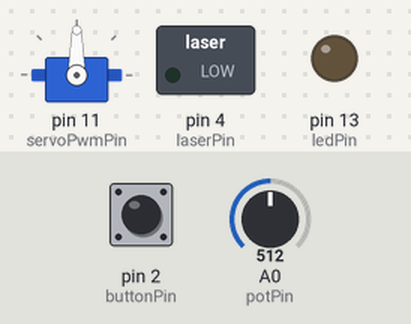
A sketch run on a simulated Arduino Uno, built with avr-gcc and run on an emulated ATmega328P. On the bench: servo, switched loads named in the sketch (green lamp = pin HIGH), output pins drawn as LEDs (lit = HIGH). The inputs (shaded band) are chosen by the test bench; at power-on: A0 (potPin) = 512, pin 2 (buttonPin) LOW.

Above: at 1.2 s.
1.3 s: A0 (potPin) set to 716
At 2.5 s:
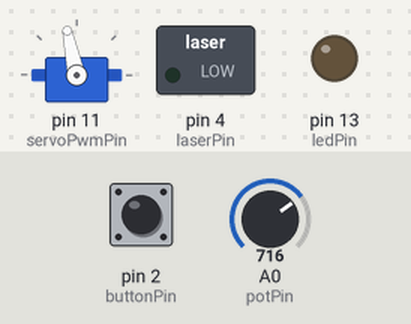
2.8 s: pin 2 (buttonPin) pulled HIGH for 0.15 s
At 4.0 s:
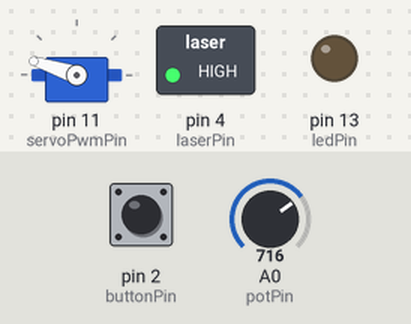
4.4 s: A0 (potPin) set to 511
At 5.3 s:
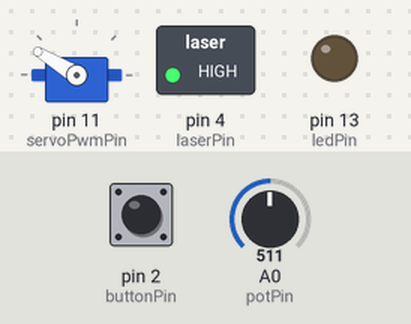
5.9 s: A0 (potPin) set to 306
At 6.6 s:
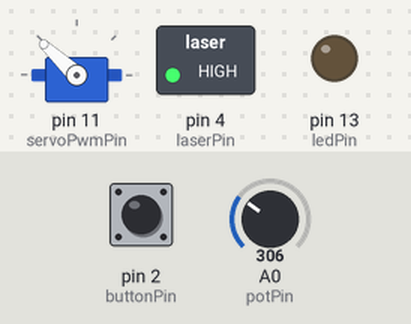
7.4 s: pin 2 (buttonPin) pulled HIGH for 1 s
At 7.9 s:
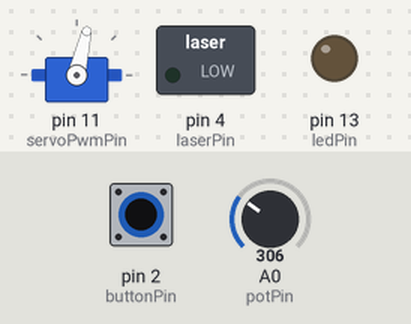
9.9 s: A0 (potPin) set to 20
At 11.2 s:
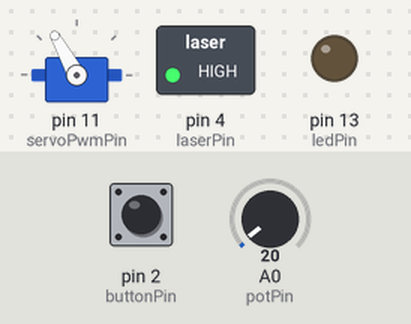
Timing chart, 0 to 12.4 s (numbered marks = the images above; inputs shaded):
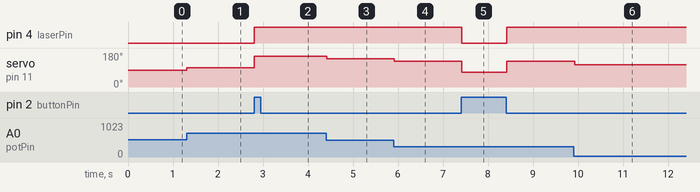

Measured:
- after the input at 1.3 s, servo on pin 11 (servoPwmPin): 90° → 102° at once
- after the input at 2.8 s, pin 4 (laserPin): LOW → HIGH at once; servo on pin 11 (servoPwmPin): 102° → 162° at once
- after the input at 4.4 s, servo on pin 11 (servoPwmPin): 162° → 149° at once
- after the input at 5.9 s, servo on pin 11 (servoPwmPin): 149° → 137° at once
- after the input at 7.4 s, pin 4 (laserPin): HIGH → LOW at once, → HIGH 1.0 s later; servo on pin 11 (servoPwmPin): 137° → 77° at once, → 137° 1.0 s later
- after the input at 9.9 s, servo on pin 11 (servoPwmPin): 137° → 119° at once

The sketch:

sketch_hololaser_uno.ino
```cpp
#include <Servo.h>

/* Control software for Arduino designed for holographic plate exposure control.
 *
 * Behaviour:
 * Note: in any state other than idle state (SYSTEM_IDLE), a long button press turns off the laser and closes the aperture. (See longButtonPressDurationMilliSeconds.)
 * - Starts in idle state (SYSTEM_IDLE: laser off, awaiting first button press). While idle, servo calibration can be performed to ensure laser aperture is properly blocked (while the laser is off).
 * - Upon first button press, enters laser warmup state (LASER_WARMUP: aperture closed). Stays in this state for a minimum of laserWarmUpTimeMilliSeconds.
 *   Additional button presses prior to this are ignored. Inbuilt LED flashes to indicate laser warmup in progress.
 *   After warmup complete, inbuilt LED flashing stops and system automatically progresses to laser ready state (LASER_READY).
 * - In laser ready state (LASER_READY), awaits next button press to initiate an exposure.
 * - When button pressed (not held) in laser ready state (LASER_READY), initiates an exposure. This starts by entering APERTURE_OPENING state until the aperture is open,
 *   then automatically progresses to LASER_EXPOSURE state.
 * - In LASER_EXPOSURE state, exposure will end upon a single button press, or when the exposure times out. (See maxExposureTimeMilliSeconds.)
 * - When exposure ends, laser is immediately turned off (LASER_OFF state), then immediately progresses to APERTURE_CLOSING state.
 * - In APERTURE_CLOSING state, the aperture is returned to the closed position (a time allowance is made, since we can't read the servo position).
 *   Once the time-allowance for aperture closure has passed, the laser automatically returns to the LASER_WARMUP state in preparation for the next exposure.
 * - When you wish to turn the system off (i.e, return to SYSTEM_IDLE state), press and long-hold the button to turn off laser and return to idle. (See longButtonPressDurationMilliSeconds.)
 */

// constants won't change. They're used here to set pin numbers:
const int buttonPin = 2;  // the number of the pushbutton pin
const int ledPin = 13;    // the number of the LED pin
const int laserPin = 4;
const uint8_t potPin = A0;
const int servoPwmPin = 11;
const int servoNeutralAngle = 90;
const int servoOpenAngle = 90 + 60;
const int potNoiseVariance = 2;
const int laserWarmUpTimeMilliSeconds = 5 * 60 * 1000; // 5 minutes
const int longButtonPressDurationMilliSeconds = 1000; // 1 sec button hold is interpreted as a long button press
const int maxExposureTimeMilliSeconds = 30 * 1000;

// Input variables
int buttonState = 0;  // variable for reading the pushbutton status
int potLevel; // potentiometer position, used to calibrate the servo motor angle
int initialPotLevel;

// Global state
int lastButtonState = buttonState;
int ledState = LOW;
Servo servo;
int servoTargetAngle = servoNeutralAngle;
int potBias = 0;

unsigned long lastTime;

// Debugging vars
const bool mirrorInbuiltLed = false;
const bool servoTestMode = false;

enum class SystemState
{
  SYSTEM_IDLE = 0,
  LASER_WARMUP,
  LASER_READY,
  APERTURE_OPENING,
  LASER_EXPOSURE,
  LASER_OFF,
  APERTURE_CLOSING
};

SystemState systemState = SystemState::SYSTEM_IDLE;

void updateSystemIdle(unsigned long timeMillis);
void updateLaserWarmUp(unsigned long timeMillis);
void updateLaserReady(unsigned long timeMillis);
void updateApertureOpening(unsigned long timeMillis);
void updateLaserExposure(unsigned long timeMillis);
void updateLaserOff(unsigned long timeMillis);
void updateAperturnClosing(unsigned long timeMillis);

void setup()
{
  // initialize the LED pin as an output:
  pinMode(ledPin, OUTPUT); // Even though we're not using this pin, I found for my board I need to do this to force the inbuilt LED to be properly off.

  // initialize the pushbutton pin as an input:
  pinMode(buttonPin, INPUT);

  // Laser power outpt pin (5 V, regulated to 3.9 V using resistors on this circuit)
  pinMode(laserPin, OUTPUT);

  lastTime = millis();

//  Serial.begin(9600);

  servo.attach(servoPwmPin);
  if (!servoTestMode)
  {
    servo.write(servoNeutralAngle);
  }

  // Initialize reference pot level (to whatever position it starts at)
  potLevel = initialPotLevel = analogRead(potPin);
}

void loop()
{
  unsigned long thisTimeMillis = millis();

  // read the state of the pushbutton value:
  buttonState = digitalRead(buttonPin);

  bool doServoUpdate = false;

  const int buttonRepeatDelayMs = 500;
  if (buttonState != lastButtonState && thisTimeMillis > lastTime + buttonRepeatDelayMs)
  {
    lastTime = thisTimeMillis;

    // Flip LED/LASER state
    if (ledState == HIGH)
    {
      // turn LED off:
      ledState = LOW;
      servoTargetAngle = servoNeutralAngle;
    }
    else
    {
      // turn LED on:
      ledState = HIGH;
      servoTargetAngle = servoOpenAngle;
    }
    doServoUpdate = true;

    // Set inbuilt LED to be on or off. Used for testing only when laser isn't present.
    if (mirrorInbuiltLed)
    {
      digitalWrite(ledPin, ledState);
    }

    // Set laser to be on or off
    digitalWrite(laserPin, ledState);
  }

  lastButtonState = buttonState;

  if (servoTestMode)
  {
    // Read potentiometer from analog input
    potLevel = analogRead(potPin); // reads value between 0 and 1023 (10 bit input)
    // Send potentiometer dial position to the servo
    analogWrite(servoPwmPin, potLevel >> 2);
    // Serial.println(potLevel >> 2, DEC); // Leave this commented out when doing actual exposure, as the LED light could interfere with the holographic plate
    doServoUpdate = false;
  }
  else
  {
    // check for significant change in pot position
    int currentPotSample = analogRead(potPin);
    if (abs(currentPotSample - potLevel) > potNoiseVariance)
    {
      potLevel = currentPotSample;
      potBias = (potLevel - initialPotLevel) >> 4;
      doServoUpdate = true;
    }
  }

  if (doServoUpdate)
  {
      servo.write(servoTargetAngle + potBias);
  }

  // Limit loop refresh rate to 20 Hz
  delay(50);
}

void updateSystemIdle(unsigned long timeMillis)
{

}

void updateLaserWarmUp(unsigned long timeMillis)
{

}

void updateLaserReady(unsigned long timeMillis)
{

}

void updateApertureOpening(unsigned long timeMillis)
{

}

void updateLaserExposure(unsigned long timeMillis)
{

}

void updateLaserOff(unsigned long timeMillis)
{

}

void updateAperturnClosing(unsigned long timeMillis)
{

}
```
